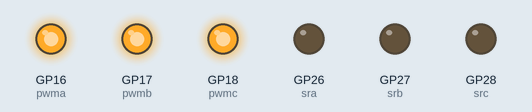
Recording of a program running on a simulated Raspberry Pi Pico running MicroPython. Shown: output pins drawn as LEDs (lit = HIGH). At 0.0 s the program stops and its outputs stay as they are.

Above: at 0.1 s.
Timing chart, 0 to 1.5 s (numbered marks = the images above):
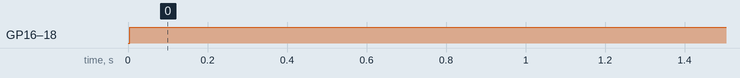

The program:

device.py
```python
"""
Initialize the hardware components: I2C, ADC, PWM, and SPI.
"""

from machine import I2C, Pin, PWM, UART
from ina3221 import INA3221
from config import *


# High-current INA3221
i2cA = I2C(I2CA_ID,
          scl=Pin(INA_A_SCL_PIN),
          sda=Pin(INA_A_SDA_PIN),
          freq=F)
inaA = INA3221(i2cA, i2c_addr=0x40)

# Low-current INA3221
i2cB = I2C(I2CB_ID,
          scl=Pin(INA_B_SCL_PIN),
          sda=Pin(INA_B_SDA_PIN),
          freq=F)
inaB = INA3221(i2cB, i2c_addr=0x40)

for channel in range(1, 4): # Enable all 3 channels
    inaA.enable_channel(channel)
    inaB.enable_channel(channel)


# PWM Initialization

pwma = PWM(
        Pin(PWM_PIN_CHA),
        freq=PWM_FREQ,
        duty_u16=PWM_RESOLUTION # Start with 100% duty cycle, meaning 0 after the inverter
    )

pwmb = PWM(
        Pin(PWM_PIN_CHB),
        freq=PWM_FREQ,
        duty_u16=PWM_RESOLUTION # Start with 100% duty cycle, meaning 0 after the inverter
    )

pwmc = PWM(
        Pin(PWM_PIN_CHC),
        freq=PWM_FREQ,
        duty_u16=PWM_RESOLUTION # Start with 100% duty cycle, meaning 0 after the inverter
    )


# Serial Initialization

uart1 = UART(1, baudrate=115200, tx=Pin(4), rx=Pin(5))
uart1.init(115200)

# Range selector pins initialization
# Set to input with pull-up resistors, assuming the shunt resistor selection is done by connecting the corresponding pin to gnd
range_selector_pins = [Pin(pin_num, Pin.IN, Pin.PULL_UP) for pin_num in RANGE_SELECTOR_PINS]


# PushPull switches lookup pins
ppswitcha= Pin(PP_SWITCH_CHA, Pin.IN, Pin.PULL_UP)
ppswitchb= Pin(PP_SWITCH_CHB, Pin.IN, Pin.PULL_UP)
ppswitchc= Pin(PP_SWITCH_CHC, Pin.IN, Pin.PULL_UP)

# Safetey relays pins
sra= Pin(SR_PIN_CHA, Pin.OUT)
srb= Pin(SR_PIN_CHB, Pin.OUT)
src= Pin(SR_PIN_CHC, Pin.OUT)

# Safety relays reactivation button
sractivate= Pin(SR_ACTIVATE_PIN, Pin.IN, Pin.PULL_UP)
```

ina3221.py
```python
# (licence header left out)
# imports
from micropython import const

_DEFAULT_ADDRESS                 = const(0x40)
#
# Registers and bits definitions
#

# Config register
_REG_CONFIG                      = const(0x00)

_RESET                           = const(0x8000)
_ENABLE_CH                       = (None,const(0x4000),const(0x2000),const(0x1000)) # default set

_AVERAGING_MASK                  = const(0x0E00)
_AVERAGING_NONE                  = const(0x0000)     # 1 sample, default
_AVERAGING_4_SAMPLES             = const(0x0200)
_AVERAGING_16_SAMPLES            = const(0x0400)
_AVERAGING_64_SAMPLES            = const(0x0600)
_AVERAGING_128_SAMPLES           = const(0x0800)
_AVERAGING_256_SAMPLES           = const(0x0A00)
_AVERAGING_512_SAMPLES           = const(0x0C00)
_AVERAGING_1024_SAMPLES          = const(0x0E00)

_VBUS_CONV_TIME_MASK             = const(0x01C0)
_VBUS_CONV_TIME_140US            = const(0x0000)
_VBUS_CONV_TIME_204US            = const(0x0040)
_VBUS_CONV_TIME_332US            = const(0x0080)
_VBUS_CONV_TIME_588US            = const(0x00C0)
_VBUS_CONV_TIME_1MS              = const(0x0100)     # 1.1ms, default
_VBUS_CONV_TIME_2MS              = const(0x0140)     # 2.116ms
_VBUS_CONV_TIME_4MS              = const(0x0180)     # 4.156ms
_VBUS_CONV_TIME_8MS              = const(0x01C0)     # 8.244ms

_SHUNT_CONV_TIME_MASK            = const(0x0038)
_SHUNT_CONV_TIME_140US           = const(0x0000)
_SHUNT_CONV_TIME_204US           = const(0x0008)
_SHUNT_CONV_TIME_332US           = const(0x0010)
_SHUNT_CONV_TIME_588US           = const(0x0018)
_SHUNT_CONV_TIME_1MS             = const(0x0020)     # 1.1ms, default
_SHUNT_CONV_TIME_2MS             = const(0x0028)     # 2.116ms
_SHUNT_CONV_TIME_4MS             = const(0x0030)     # 4.156ms
_SHUNT_CONV_TIME_8MS             = const(0x0038)     # 8.244ms

_MODE_MASK                       = const(0x0007)
_MODE_POWER_DOWN                 = const(0x0000)     # Power-down
_MODE_SHUNT_VOLTAGE_TRIGGERED    = const(0x0001)     # Shunt voltage, single-shot (triggered)
_MODE_BUS_VOLTAGE_TRIGGERED      = const(0x0002)     # Bus voltage, single-shot (triggered)
_MODE_SHUNT_AND_BUS_TRIGGERED    = const(0x0003)     # Shunt and bus, single-shot (triggered)
_MODE_POWER_DOWN2                = const(0x0004)     # Power-down
_MODE_SHUNT_VOLTAGE_CONTINUOUS   = const(0x0005)     # Shunt voltage, continous
_MODE_BUS_VOLTAGE_CONTINUOUS     = const(0x0006)     # Bus voltage, continuous
_MODE_SHUNT_AND_BUS_CONTINOUS    = const(0x0007)     # Shunt and bus, continuous (default)

# Other registers
_REG_SHUNT_VOLTAGE_CH            = (None, const(0x01), const(0x03), const(0x05))
_REG_BUS_VOLTAGE_CH              = (None, const(0x02), const(0x04), const(0x06))
_REG_CRITICAL_ALERT_LIMIT_CH     = (None, const(0x07), const(0x09), const(0x0B))
_REG_WARNING_ALERT_LIMIT_CH      = (None, const(0x08), const(0x0A), const(0x0C))
_REG_SHUNT_VOLTAGE_SUM           = const(0x0D)
_REG_SHUNT_VOLTAGE_SUM_LIMIT     = const(0x0E)

# Mask/enable register
_REG_MASK_ENABLE                 = const(0x0F)
_SUM_CONTROL_CH                  = (None,const(0x4000),const(0x2000),const(0x1000)) #default not set
_WARNING_LATCH_ENABLE            = const(0x0800)     # default not set
_CRITICAL_LATCH_ENABLE           = const(0x0400)     # default not set
_CRITICAL_FLAG_CH                = (None,const(0x0200),const(0x0100),const(0x0080))
_SUM_ALERT_FLAG                  = const(0x0040)
_WARNING_FLAG_CH                 = (None,const(0x0020),const(0x0010),const(0x0008))
_POWER_ALERT_FLAG                = const(0x0004)
_TIMING_ALERT_FLAG               = const(0x0002)
_CONV_READY_FLAG                 = const(0x0001)

# Other registers
_REG_POWER_VALID_UPPER_LIMIT     = const(0x10)
_REG_POWER_VALID_LOWER_LIMIT     = const(0x11)
_REG_MANUFACTURER_ID             = const(0xFE)
_REG_DIE_ID                      = const(0xFF)

# Constants for manufacturer and device ID
_MANUFACTURER_ID                 = const(0x5449)     # "TI"
_DIE_ID                          = const(0x3220)


class INA3221:
    """Driver class for Texas Instruments INA3221 3 channel current sensor device"""

    IS_FULL_API = False

    @staticmethod
    def _to_signed(val):
        if val > 32767:
            return val - 65536
        return val

    @staticmethod
    def _to_unsigned(val):
        if val < 0:
            return val + 65536
        return val

    def write(self, reg, value):
        """Write value in device register"""
        self._write_register(reg, value)

    def read(self, reg):
        """Return value from device register"""
        return self._read_register(reg)

    def update(self, reg, mask, value):
        """Read-modify-write value in register"""
        regvalue = self._read_register(reg)
        regvalue &= ~mask
        value &= mask
        self._write_register(reg, regvalue | value)


    def __init__(self, i2c_bus, i2c_addr = _DEFAULT_ADDRESS, shunt_resistor = (0.1, 0.1, 0.1)):
        self.i2c_device = i2c_bus
        self.i2c_addr = i2c_addr
        self.shunt_resistor = shunt_resistor
        self.buf = bytearray(2) # ROAR la til
        self.set_calibration()

    def set_calibration(self):
        config = (_AVERAGING_4_SAMPLES |
                                  _VBUS_CONV_TIME_1MS |
                                  _SHUNT_CONV_TIME_1MS |
                                  _MODE_SHUNT_AND_BUS_CONTINOUS)
        self._write_register(_REG_CONFIG, config)
    def _write_register(self, reg, value):
        self.buf[0] = (value >> 8) & 0xFF
        self.buf[1] = value & 0xFF
        self.i2c_device.writeto_mem(self.i2c_addr, reg, self.buf)

    def _read_register(self, reg):
        # read two bytes from register `reg` into self.buf
        # uses machine.I2C.readfrom_mem_into semantics
        self.i2c_device.readfrom_mem_into(self.i2c_addr, reg, self.buf)
        return (self.buf[0] << 8) | (self.buf[1])

    def is_channel_enabled(self, channel=1):
        """Returns if a given channel is enabled or not"""
        assert 1 <= channel <= 3, "channel argument must be 1, 2, or 3"
        bit = _ENABLE_CH[channel]
        assert bit is not None, "Invalid channel"
        return (self._read_register(_REG_CONFIG) & bit) != 0

    def enable_channel(self, channel=1, enable=True):
        """Enables or disable a given channel"""
        #assert 1 <= channel <= 3, "channel argument must be 1, 2, or 3"
        bit = _ENABLE_CH[channel]
        value = 0
        if enable:
            value = bit
        self.update(_REG_CONFIG, bit, value)

    def shunt_voltage(self, channel=1):
        """Returns the channel's shunt voltage in Volts"""
        #assert 1 <= channel <= 3, "channel argument must be 1, 2, or 3"
        value = self._to_signed(self._read_register(_REG_SHUNT_VOLTAGE_CH[channel])) / 8.0
        # convert to volts - LSB = 40uV
        return value * 0.00004

    def current(self, channel=1):
        """Return's the channel current in Amps"""
        #assert 1 <= channel <= 3, "channel argument must be 1, 2, or 3"
        return self.shunt_voltage(channel) / self.shunt_resistor[channel-1]

    def bus_voltage(self, channel=1):
        """Returns the channel's bus voltage in Volts"""
        #assert 1 <= channel <= 3, "channel argument must be 1, 2, or 3"
        value = self._to_signed(self._read_register(_REG_BUS_VOLTAGE_CH[channel])) / 8
        # convert to volts - LSB = 8mV
        return value * 0.008
```

config.py
```python
"""
Constants and Pin definitions
"""

PID_DT = 5  # Time in milliseconds between regulator updates


# INA3221 high-current wiring
I2CA_ID = 1
INA_A_SDA_PIN = 2
INA_A_SCL_PIN = 3

# INA3221 low-current wiring
I2CB_ID = 0
INA_B_SDA_PIN = 8
INA_B_SCL_PIN = 9

# I2C Frequency
F = 400000

# PWM definitions
PWM_FREQ = 100000  # PWM frequency in Hz
PWM_RESOLUTION = 65535  # PWM resolution (e.g., 16-bit resolution)

PWM_PIN_CHA = 16  # PWM output for the first channel
PWM_PIN_CHB = 17  # PWM output for the second channel
PWM_PIN_CHC = 18  # PWM output for the third channel

# Regulation parameters
MAX_PWM_INCREMENT= 1000 # Set a limit to the power output rising time

# Range selector pins
RANGE_SELECTOR_PINS = [10,11,12,13,14]  # for 0.1, 1, 10, 100, 1k ohm shunt resistors respectively

# Gross shunt resistor values, common for all channels
SHUNTS= {
    0: 0.1,
    1: 1,
    2: 10,
    3: 100,
    4: 1000
}

# Max current per ammeter range in milliamps
MAX_CURRENTS={
    0: 1e3,
    1: 1e2,
    2: 1e0,
    3: 1e-1,
    4: 1e-2
}

# Max votage before switching a safety relay
MAX_VOLTAGE= 8

# Push-pull output switches status input
PP_SWITCH_CHA= 19
PP_SWITCH_CHB= 20
PP_SWITCH_CHC= 21

# Safety relays control pins
SR_PIN_CHA= 26
SR_PIN_CHB= 27
SR_PIN_CHC= 28

# Safety relays reactivation button
SR_ACTIVATE_PIN= 22
```

Measured:
- by itself, GP16 (pwma), GP17 (pwmb), GP18 (pwmc): LOW → HIGH at 0.00 s
